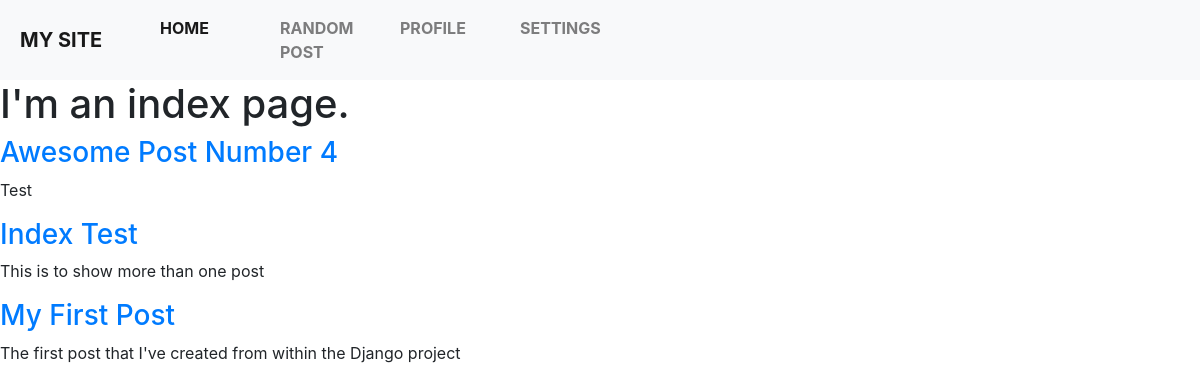
The page / on the database its author committed.
### blog/models.py (models this page shows, shortened)
class Post(models.Model):
    title = models.CharField(max_length=255)
    slug = models.SlugField(max_length=255, unique=True)
    summary = models.CharField(max_length=300)
    content = models.TextField()
    published = models.BooleanField(default=True)
    created = models.DateTimeField(auto_now_add=True)
    class Meta:
        ordering = ['-created']     # Order's posts according to date created

### blog/views.py (the view)
# urls.py: re_path(r'^$', blog_views.index),
def index(request):
    posts = Post.objects.all()
    return render(request, 'index.html', {'posts': posts})

### blog/templates/index.html
{% extends 'base.html' %}
{% block content %}
    <h1>I'm an index page.</h1>
    {% for post in posts %}
        <div>
            <h3><a href="/post/{{ post.slug }}">{{ post.title }}</a></h3>
            <p>{{ post.summary }}</p>
        </div>
    {% endfor %}
{% endblock %}

### blog/templates/base.html (shortened to what this page needs)
<!DOCTYPE html>
<html lang="en">
<head>
    {% load static %}
    <link rel="stylesheet" type="text/css" href="{% static 'css/styling.css' %}">
    {% load bootstrap4 %}
    {% bootstrap_css %}
</head>
<body>
<nav class="navbar navbar-expand-lg navbar-light bg-light">
  <a class="navbar-brand" href="#">My Site</a>
  <div class="collapse navbar-collapse" id="navbarNavAltMarkup">
    <div class="navbar-nav">
      <a class="nav-item nav-link active" href="/">Home</a>
      <a class="nav-item nav-link" href="#">Random Post</a>
      <a class="nav-item nav-link" href="#">Profile</a>
      <a class="nav-item nav-link" href="#">Settings</a>
    </div>
  </div>
</nav>
    <div id="content">
        {% block content %}{% endblock %}
    </div>
</body>
</html>

### blog/static/css/styling.css (style rules this page uses)
nav a { text-decoration: none; color: white; display: block; text-transform: uppercase; padding: 4px; font-weight: bold; width: 120px; }

### rows shown on the page
Post: title "Awesome Post Number 4", summary "Test"
Post: title "Index Test", summary "This is to show more than one post"
Post: title "My First Post", summary "The first post that I've created from within the Django project"
